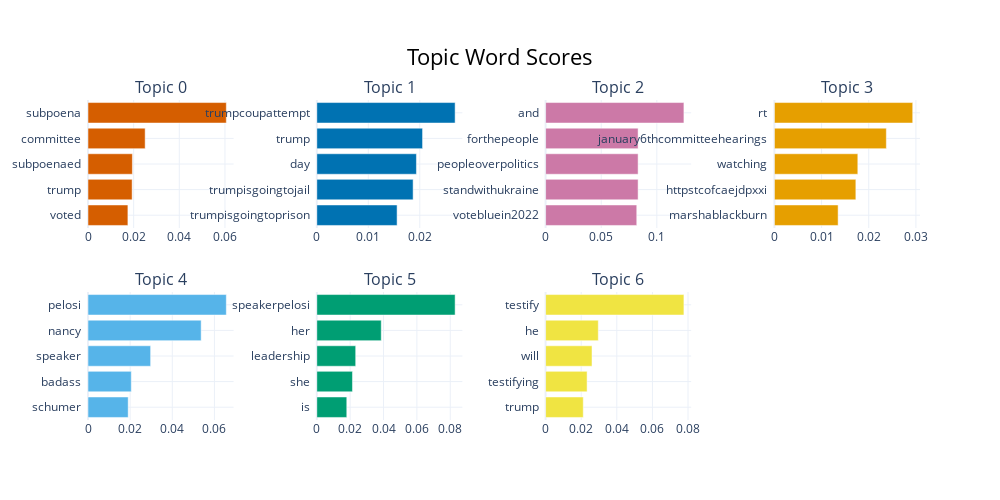

The notebook cell saved with this chart:
### Markdown cell above
## Visualize Terms

### Code cell
topic_model.visualize_barchart(top_n_topics=7)

### Figure 1 — Plotly figure (JSON) as saved in the notebook; plotly's stock layout.template omitted (floating-point values rounded to 4 significant figures)
{"data": [{"marker": {"color": "#D55E00"}, "orientation": "h", "type": "bar", "x": [0.01748, 0.01934, 0.01945, 0.02504, 0.0606], "xaxis": "x", "y": ["voted  ", "trump  ", "subpoenaed  ", "committee  ", "subpoena  "], "yaxis": "y"}, {"marker": {"color": "#0072B2"}, "orientation": "h", "type": "bar", "x": [0.01559, 0.01871, 0.01935, 0.02054, 0.02686], "xaxis": "x2", "y": ["trumpisgoingtoprison  ", "trumpisgoingtojail  ", "day  ", "trump  ", "trumpcoupattempt  "], "yaxis": "y2"}, {"marker": {"color": "#CC79A7"}, "orientation": "h", "type": "bar", "x": [0.08195, 0.08316, 0.08316, 0.08316, 0.1244], "xaxis": "x3", "y": ["votebluein2022  ", "standwithukraine  ", "peopleoverpolitics  ", "forthepeople  ", "and  "], "yaxis": "y3"}, {"marker": {"color": "#E69F00"}, "orientation": "h", "type": "bar", "x": [0.01351, 0.01727, 0.01769, 0.02373, 0.02932], "xaxis": "x4", "y": ["marshablackburn  ", "httpstcofcaejdpxxi  ", "watching  ", "january6thcommitteehearings  ", "rt  "], "yaxis": "y4"}, {"marker": {"color": "#56B4E9"}, "orientation": "h", "type": "bar", "x": [0.01907, 0.02054, 0.02972, 0.0537, 0.06564], "xaxis": "x5", "y": ["schumer  ", "badass  ", "speaker  ", "nancy  ", "pelosi  "], "yaxis": "y5"}, {"marker": {"color": "#009E73"}, "orientation": "h", "type": "bar", "x": [0.01797, 0.02138, 0.02332, 0.03864, 0.08292], "xaxis": "x6", "y": ["is  ", "she  ", "leadership  ", "her  ", "speakerpelosi  "], "yaxis": "y6"}, {"marker": {"color": "#F0E442"}, "orientation": "h", "type": "bar", "x": [0.02115, 0.0233, 0.02607, 0.02959, 0.07769], "xaxis": "x7", "y": ["trump  ", "testifying  ", "will  ", "he  ", "testify  "], "yaxis": "y7"}], "layout": {"annotations": [{"font": {"size": 16}, "showarrow": false, "text": "Topic 0", "x": 0.0875, "xanchor": "center", "xref": "paper", "y": 1, "yanchor": "bottom", "yref": "paper"}, {"font": {"size": 16}, "showarrow": false, "text": "Topic 1", "x": 0.3625, "xanchor": "center", "xref": "paper", "y": 1, "yanchor": "bottom", "yref": "paper"}, {"font": {"size": 16}, "showarrow": false, "text": "Topic 2", "x": 0.6375, "xanchor": "center", "xref": "paper", "y": 1, "yanchor": "bottom", "yref": "paper"}, {"font": {"size": 16}, "showarrow": false, "text": "Topic 3", "x": 0.9125, "xanchor": "center", "xref": "paper", "y": 1, "yanchor": "bottom", "yref": "paper"}, {"font": {"size": 16}, "showarrow": false, "text": "Topic 4", "x": 0.0875, "xanchor": "center", "xref": "paper", "y": 0.4, "yanchor": "bottom", "yref": "paper"}, {"font": {"size": 16}, "showarrow": false, "text": "Topic 5", "x": 0.3625, "xanchor": "center", "xref": "paper", "y": 0.4, "yanchor": "bottom", "yref": "paper"}, {"font": {"size": 16}, "showarrow": false, "text": "Topic 6", "x": 0.6375, "xanchor": "center", "xref": "paper", "y": 0.4, "yanchor": "bottom", "yref": "paper"}], "height": 500, "hoverlabel": {"bgcolor": "white", "font": {"family": "Rockwell", "size": 16}}, "showlegend": false, "title": {"font": {"color": "Black", "size": 22}, "text": "Topic Word Scores", "x": 0.5, "xanchor": "center", "yanchor": "top"}, "width": 1000, "xaxis": {"anchor": "y", "domain": [0, 0.175], "showgrid": true}, "xaxis2": {"anchor": "y2", "domain": [0.275, 0.45], "showgrid": true}, "xaxis3": {"anchor": "y3", "domain": [0.55, 0.725], "showgrid": true}, "xaxis4": {"anchor": "y4", "domain": [0.825, 1], "showgrid": true}, "xaxis5": {"anchor": "y5", "domain": [0, 0.175], "showgrid": true}, "xaxis6": {"anchor": "y6", "domain": [0.275, 0.45], "showgrid": true}, "xaxis7": {"anchor": "y7", "domain": [0.55, 0.725], "showgrid": true}, "xaxis8": {"anchor": "y8", "domain": [0.825, 1], "showgrid": true}, "yaxis": {"anchor": "x", "domain": [0.6, 1], "showgrid": true}, "yaxis2": {"anchor": "x2", "domain": [0.6, 1], "showgrid": true}, "yaxis3": {"anchor": "x3", "domain": [0.6, 1], "showgrid": true}, "yaxis4": {"anchor": "x4", "domain": [0.6, 1], "showgrid": true}, "yaxis5": {"anchor": "x5", "domain": [0, 0.4], "showgrid": true}, "yaxis6": {"anchor": "x6", "domain": [0, 0.4], "showgrid": true}, "yaxis7": {"anchor": "x7", "domain": [0, 0.4], "showgrid": true}, "yaxis8": {"anchor": "x8", "domain": [0, 0.4], "showgrid": true}}}
